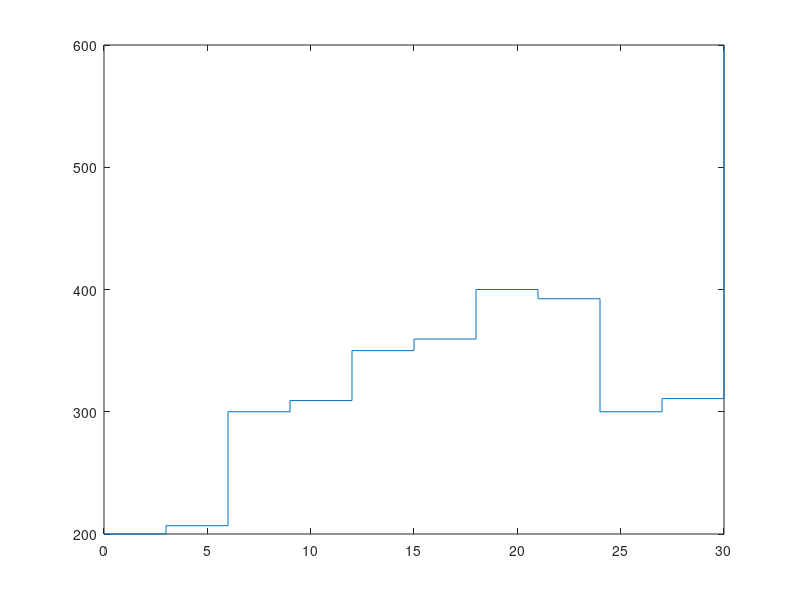

MATLAB code to generate this figure: (Note: this script raises an error after producing the figure.)
clear;
clc;
% close all;


L = 10;

% density
den = ones(1,L+1);
den = 1800*den;


% frequency
f = [7:1:39];

% H
for i=1:1:L
    H(i) = 3;
end

% VS
% V1 = 200*(1+0.3*rand);
% V2 = 250*(1+0.5*rand);
% V3 = 400*(1+0.5*rand);
% V4 = 350*(1-0.1*rand);
% V5 = 400*(1+0.2*rand);

V1 = 200;
V2 = 300;
V3 = 350;
V4 = 400;
V5 = 300;

% V1 = 200;
% V2 = 250;
% V3 = 400;
% V4 = 350;
% V5 = 450;

VS = [   V1 V1*(1+0.05*rand) ...
         V2 V2*(1+0.05*rand) ...
         V3 V3*(1+0.05*rand) ...
         V4 V4*(1-0.05*rand) ...
         V5 V5*(1+0.1*rand) ...
         600]
     
for i=1:1:L
    H_all(i) = sum(H(1:i));
end

% figure()
stairs([0,H_all]',VS(1,1:end))


% VP
VP = VS*2;

% base mode of R waves
pvrl=calcbase(f,VS,H,VP,den);


figure
plot(f,pvrl)
hold on
% load('Disp_curve_exp.mat')
load('dpc_26_Intp_all.mat')

b = a(12,:,:);
b = reshape(b,2,33);
scatter(b(1,:),b(2,:))
legend('sim','exp')
